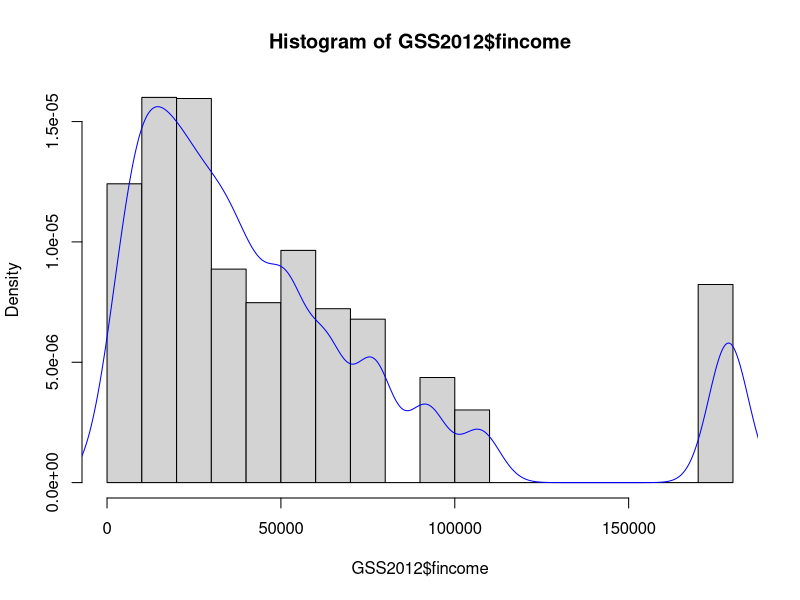
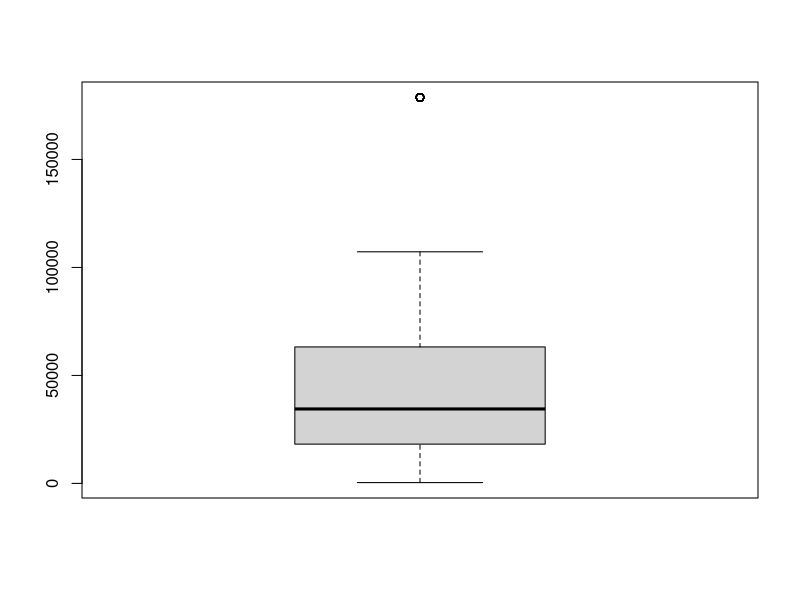
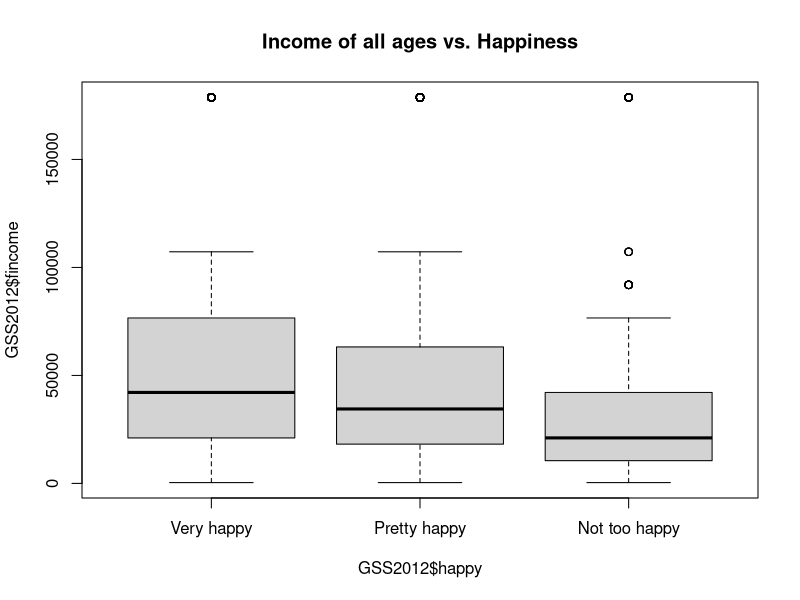
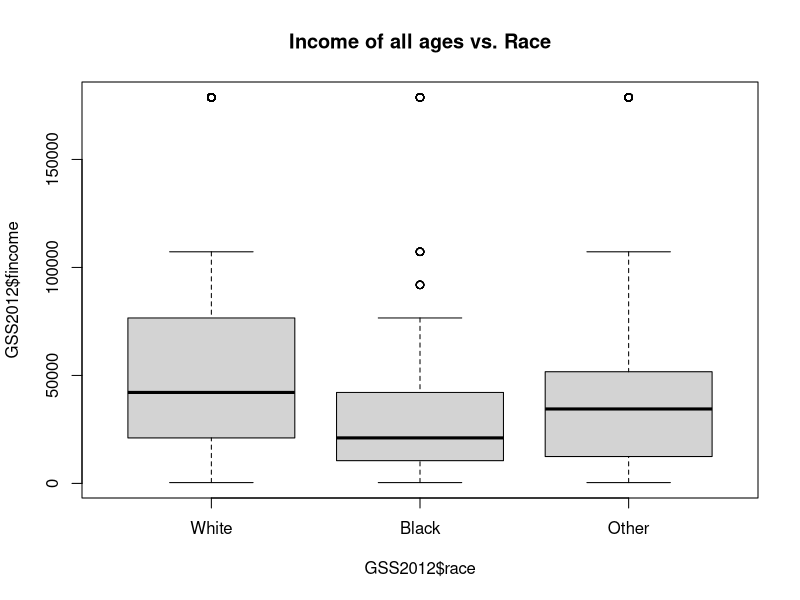
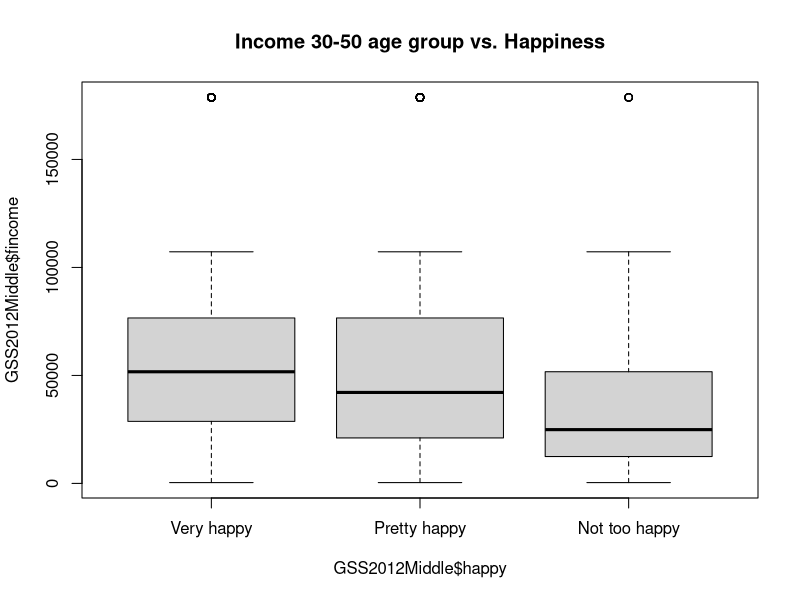
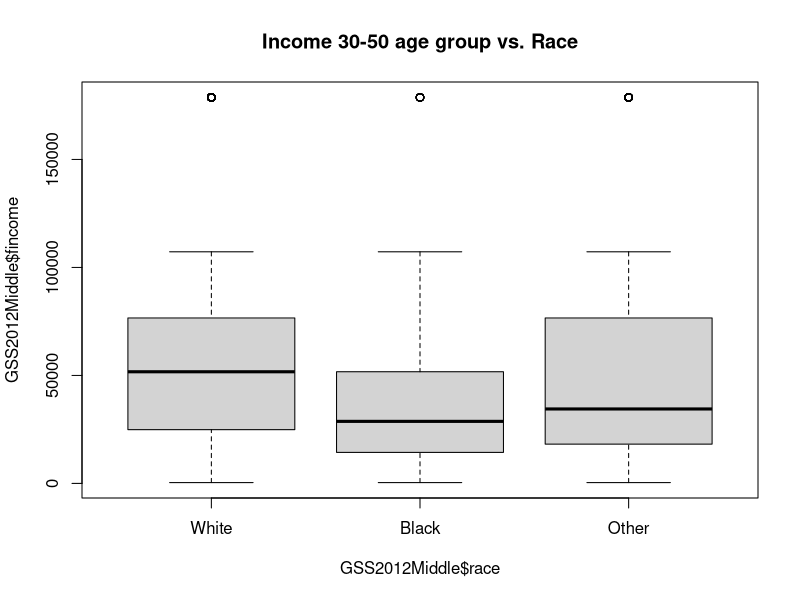

The R source for these figures, in order:
###############################
###### DATA PREP WORKSHOP #####
###############################

###########################################################
# working directory
###########################################################
getwd()
#setwd("/home/iss-user/Desktop/workshop")
setwd("/media/sf_iss-vm-vbox-sf/github/S-SB2018/Day1-2/R")
getwd()

#install.packages("dplyr")
# above installation required if not installed earlier

library(dplyr)


GSS2012 = read.csv("GSS2012.csv")
head(GSS2012)  # display the first few lines and see the actual data
names(GSS2012) # display variable names
nrow(GSS2012) # total number of records

# summary(GSS2012) # quick summary

#############################################
#
#   missing values
#
#############################################
table(GSS2012$marital) # counts for unique values

sum(GSS2012$marital == 0) # counts for missing values
sum(GSS2012$age == 0)
sum(GSS2012$sex == 0)
sum(GSS2012$race == 0)
sum(GSS2012$hompop == 0)
sum(GSS2012$happy == 0)
sum(GSS2012$health == 0)
sum(GSS2012$satjob == 0)
sum(GSS2012$fincome == 0)



GSS2012$marital[GSS2012$marital == 0] = NA
GSS2012$age[GSS2012$age == 0] = NA
GSS2012$hompop[GSS2012$hompop == 0] = NA
GSS2012$happy[GSS2012$happy == 0] = NA
GSS2012$health[GSS2012$health == 0] = NA
GSS2012$satjob[GSS2012$satjob == 0] = NA
GSS2012$fincome[GSS2012$fincome == 0] = NA
## same
#GSS2012[GSS2012==0] = NA

# if import data set is used, the above is guided by GUI

sum(complete.cases(GSS2012))

sum(is.na(GSS2012$fincome))
sum(is.na(GSS2012$happy))

#############################################
#
#         Encode as factor
#
#############################################

str(GSS2012$marital)  # check the data structure
class(GSS2012$marital) # class or type of an object
GSS2012$marital = factor(GSS2012$marital, 
                          levels = c(1, 2, 3, 4, 5),
                          labels = c("Married", "Widowed", "Divorced",
                                     "Separated", "Never married"))

class(GSS2012$sex)

GSS2012$sex = factor(GSS2012$sex, levels = c(1, 2),
                      labels = c("Male", "Female"))

class(GSS2012$race)
GSS2012$race = factor(GSS2012$race, 
                      levels = c(1, 2, 3),
                      labels = c("White", "Black", "Other"))

class(GSS2012$happy)
GSS2012$happy = factor(GSS2012$happy, 
                        levels = c(1, 2, 3),
                        labels = c("Very happy", "Pretty happy",
                                   "Not too happy"))

class(GSS2012$health)
GSS2012$health = factor(GSS2012$health, 
                        levels = c(1, 2, 3, 4),
                        labels = c("Excellent", "Good",
                                   "Fair", "Poor"))

class(GSS2012$satjob)
GSS2012$satjob = factor(GSS2012$satjob, 
                         levels = c(1, 2, 3, 4),
                         labels = c("Very satisfied",
                                    "moderately satisfied",
                                    "A little dissatisfied",
                                    "Very dissatisfied"))

# note that you dont need to have the levels if you have factored using the import wizard, you might still have to add the labels


#############################################
#
#         Create a new variable
#
#############################################
GSS2012$pcincome = GSS2012$fincome/GSS2012$hompop

#############################################
#
#         descriptive statistics
#
#############################################
summary(GSS2012)

#############################################
#
#      distribution of family income
#
#############################################
hist(GSS2012$fincome, prob = TRUE)
lines(density(GSS2012$fincome, na.rm = TRUE), col="blue")
boxplot(GSS2012$fincome)

#############################################
#
#   boxplots for exploring relationships
#
#############################################

## happiness ~ income
boxplot(GSS2012$fincome ~ GSS2012$happy, main= "Income of all ages vs. Happiness")

## income ~ race
boxplot(GSS2012$fincome ~ GSS2012$race, main= "Income of all ages vs. Race")

#############################################
#
#   Subset Data
#
#############################################

GSS2012Middle = subset(GSS2012, GSS2012$age >= 30 & GSS2012$age < 50)
# this command performs the same task
#GSS2012Middle1 = GSS2012[GSS2012$age >= 30 & GSS2012$age < 50 &!is.na(GSS2012$age), ]

#an alternative could be using dplyr. Make sure you install and load the package first code with dplyr is simpler and is below:

#GSS2012_Subset = filter(GSS2012, age >=30 & age <50)


## happiness ~ income
boxplot(GSS2012Middle$fincome ~ GSS2012Middle$happy, main = "Income 30-50 age group vs. Happiness")

## income ~ race
boxplot(GSS2012Middle$fincome ~ GSS2012Middle$race, main = "Income 30-50 age group vs. Race")

